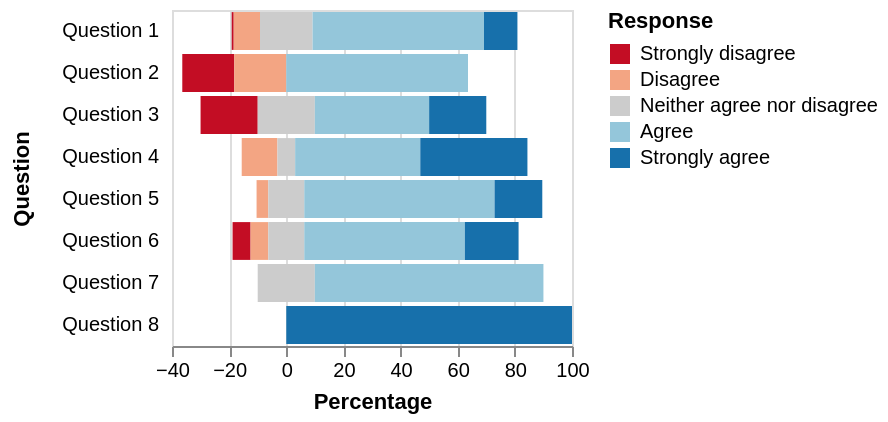

The specification (Vega-Lite) saved for this image:
### Vega specification from a JSON file in a GitHub repository (floating-point values rounded to 4 significant figures)
{"$schema": "https://vega.github.io/schema/vega/v3.0.json", "description": "A diverging stacked bar chart for sentiments towards a set of eight questions, displayed as percentages with neutral responses straddling the 0% mark", "autosize": "pad", "padding": 5, "width": 200, "style": "cell", "data": [{"name": "source_0", "values": [{"question": "Question 1", "type": "Strongly disagree", "value": 24, "percentage": 0.7, "percentage_start": -19.1, "percentage_end": -18.4}, {"question": "Question 1", "type": "Disagree", "value": 294, "percentage": 9.1, "percentage_start": -18.4, "percentage_end": -9.2}, {"question": "Question 1", "type": "Neither agree nor disagree", "value": 594, "percentage": 18.5, "percentage_start": -9.2, "percentage_end": 9.2}, {"question": "Question 1", "type": "Agree", "value": 1927, "percentage": 59.9, "percentage_start": 9.2, "percentage_end": 69.2}, {"question": "Question 1", "type": "Strongly agree", "value": 376, "percentage": 11.7, "percentage_start": 69.2, "percentage_end": 80.9}, {"question": "Question 2", "type": "Strongly disagree", "value": 2, "percentage": 18.2, "percentage_start": -36.4, "percentage_end": -18.2}, {"question": "Question 2", "type": "Disagree", "value": 2, "percentage": 18.2, "percentage_start": -18.2, "percentage_end": 0}, {"question": "Question 2", "type": "Neither agree nor disagree", "value": 0, "percentage": 0, "percentage_start": 0, "percentage_end": 0}, {"question": "Question 2", "type": "Agree", "value": 7, "percentage": 63.6, "percentage_start": 0, "percentage_end": 63.6}, {"question": "Question 2", "type": "Strongly agree", "value": 11, "percentage": 0, "percentage_start": 63.6, "percentage_end": 63.6}, {"question": "Question 3", "type": "Strongly disagree", "value": 2, "percentage": 20, "percentage_start": -30, "percentage_end": -10}, {"question": "Question 3", "type": "Disagree", "value": 0, "percentage": 0, "percentage_start": -10, "percentage_end": -10}, {"question": "Question 3", "type": "Neither agree nor disagree", "value": 2, "percentage": 20, "percentage_start": -10, "percentage_end": 10}, {"question": "Question 3", "type": "Agree", "value": 4, "percentage": 40, "percentage_start": 10, "percentage_end": 50}, {"question": "Question 3", "type": "Strongly agree", "value": 2, "percentage": 20, "percentage_start": 50, "percentage_end": 70}, {"question": "Question 4", "type": "Strongly disagree", "value": 0, "percentage": 0, "percentage_start": -15.6, "percentage_end": -15.6}, {"question": "Question 4", "type": "Disagree", "value": 2, "percentage": 12.5, "percentage_start": -15.6, "percentage_end": -3.1}, {"question": "Question 4", "type": "Neither agree nor disagree", "value": 1, "percentage": 6.3, "percentage_start": -3.1, "percentage_end": 3.1}, {"question": "Question 4", "type": "Agree", "value": 7, "percentage": 43.8, "percentage_start": 3.1, "percentage_end": 46.9}, {"question": "Question 4", "type": "Strongly agree", "value": 6, "percentage": 37.5, "percentage_start": 46.9, "percentage_end": 84.4}, {"question": "Question 5", "type": "Strongly disagree", "value": 0, "percentage": 0, "percentage_start": -10.4, "percentage_end": -10.4}, {"question": "Question 5", "type": "Disagree", "value": 1, "percentage": 4.2, "percentage_start": -10.4, "percentage_end": -6.3}, {"question": "Question 5", "type": "Neither agree nor disagree", "value": 3, "percentage": 12.5, "percentage_start": -6.3, "percentage_end": 6.3}, {"question": "Question 5", "type": "Agree", "value": 16, "percentage": 66.7, "percentage_start": 6.3, "percentage_end": 72.9}, {"question": "Question 5", "type": "Strongly agree", "value": 4, "percentage": 16.7, "percentage_start": 72.9, "percentage_end": 89.6}, {"question": "Question 6", "type": "Strongly disagree", "value": 1, "percentage": 6.3, "percentage_start": -18.8, "percentage_end": -12.5}, {"question": "Question 6", "type": "Disagree", "value": 1, "percentage": 6.3, "percentage_start": -12.5, "percentage_end": -6.3}, {"question": "Question 6", "type": "Neither agree nor disagree", "value": 2, "percentage": 12.5, "percentage_start": -6.3, "percentage_end": 6.3}, {"question": "Question 6", "type": "Agree", "value": 9, "percentage": 56.3, "percentage_start": 6.3, "percentage_end": 62.5}, {"question": "Question 6", "type": "Strongly agree", "value": 3, "percentage": 18.8, "percentage_start": 62.5, "percentage_end": 81.3}, {"question": "Question 7", "type": "Strongly disagree", "value": 0, "percentage": 0, "percentage_start": -10, "percentage_end": -10}, {"question": "Question 7", "type": "Disagree", "value": 0, "percentage": 0, "percentage_start": -10, "percentage_end": -10}, {"question": "Question 7", "type": "Neither agree nor disagree", "value": 1, "percentage": 20, "percentage_start": -10, "percentage_end": 10}, {"question": "Question 7", "type": "Agree", "value": 4, "percentage": 80, "percentage_start": 10, "percentage_end": 90}, {"question": "Question 7", "type": "Strongly agree", "value": 0, "percentage": 0, "percentage_start": 90, "percentage_end": 90}, {"question": "Question 8", "type": "Strongly disagree", "value": 0, "percentage": 0, "percentage_start": 0, "percentage_end": 0}, {"question": "Question 8", "type": "Disagree", "value": 0, "percentage": 0, "percentage_start": 0, "percentage_end": 0}, {"question": "Question 8", "type": "Neither agree nor disagree", "value": 0, "percentage": 0, "percentage_start": 0, "percentage_end": 0}, {"question": "Question 8", "type": "Agree", "value": 0, "percentage": 0, "percentage_start": 0, "percentage_end": 0}, {"question": "Question 8", "type": "Strongly agree", "value": 2, "percentage": 100, "percentage_start": 0, "percentage_end": 100}]}, {"name": "data_0", "source": "source_0", "transform": [{"type": "formula", "expr": "toNumber(datum[\"percentage_start\"])", "as": "percentage_start"}, {"type": "formula", "expr": "toNumber(datum[\"percentage_end\"])", "as": "percentage_end"}, {"type": "filter", "expr": "datum[\"percentage_start\"] !== null && !isNaN(datum[\"percentage_start\"])"}]}], "signals": [{"name": "y_step", "value": 21}, {"name": "height", "update": "bandspace(domain('y').length, 0.1, 0.05) * y_step"}], "marks": [{"name": "marks", "type": "rect", "style": ["bar"], "from": {"data": "data_0"}, "encode": {"update": {"x": {"scale": "x", "field": "percentage_start"}, "x2": {"scale": "x", "field": "percentage_end"}, "y": {"scale": "y", "field": "question"}, "height": {"scale": "y", "band": true}, "fill": {"scale": "color", "field": "type"}}}}], "scales": [{"name": "x", "type": "linear", "domain": {"data": "data_0", "fields": ["percentage_start", "percentage_end"], "sort": true}, "range": [0, {"signal": "width"}], "nice": true, "zero": true}, {"name": "y", "type": "band", "domain": {"data": "data_0", "field": "question", "sort": true}, "range": {"step": {"signal": "y_step"}}, "paddingInner": 0.1, "paddingOuter": 0.05}, {"name": "color", "type": "ordinal", "domain": ["Strongly disagree", "Disagree", "Neither agree nor disagree", "Agree", "Strongly agree"], "range": ["#c30d24", "#f3a583", "#cccccc", "#94c6da", "#1770ab"]}], "axes": [{"title": "Percentage", "scale": "x", "orient": "bottom", "labelOverlap": true, "tickCount": {"signal": "ceil(width/40)"}, "zindex": 1}, {"scale": "x", "orient": "bottom", "domain": false, "grid": true, "labels": false, "maxExtent": 0, "minExtent": 0, "tickCount": {"signal": "ceil(width/40)"}, "ticks": false, "zindex": 0, "gridScale": "y"}, {"domain": false, "minExtent": 60, "offset": 5, "ticks": false, "title": "Question", "scale": "y", "orient": "left", "zindex": 1}], "legends": [{"title": "Response", "fill": "color", "encode": {"symbols": {"update": {"shape": {"value": "square"}}}}}], "config": {"axis": {"titlePadding": 5}, "axisY": {"minExtent": 30}}}
